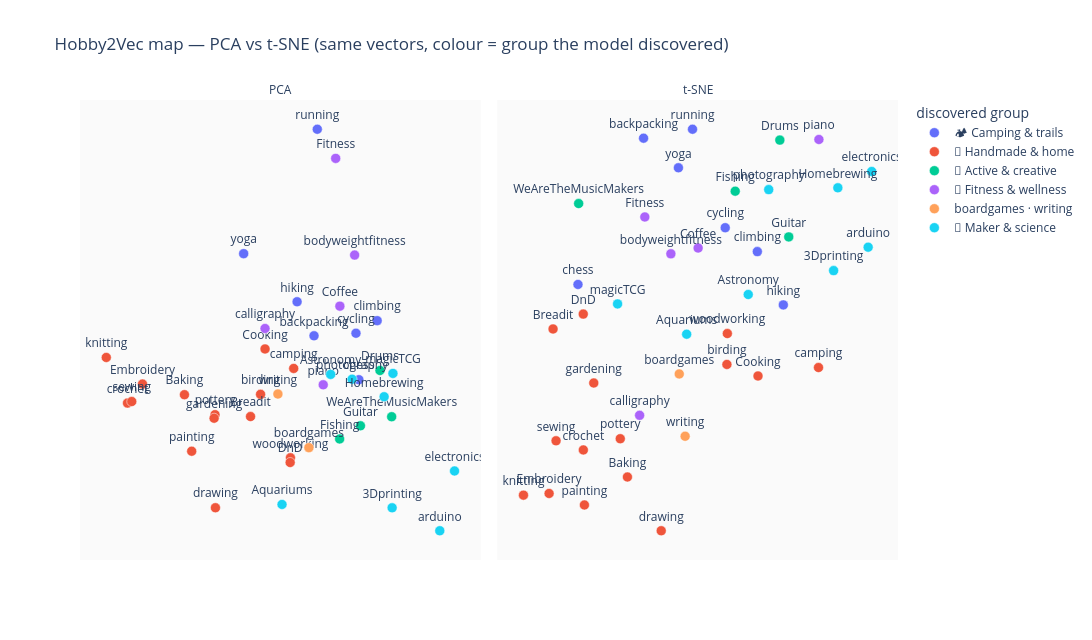

Notebook cell for this chart:
### Markdown cell above
## 6. The artifact: an interactive map of hobbies — PCA vs t-SNE

Same vectors, same colours (the groups KMeans discovered), **two projections side by side** so
you can compare them yourself:

- **PCA** (left) — linear, keeps *global* distances; stable with few points.
- **t-SNE** (right) — non-linear, optimises *local* neighbourhoods; superb on big data but
  jittery on only ~40 points, so look-alikes can drift apart.

Each point is a hobby, colour = the "persona" the model found. Saved as standalone interactive HTML.

### Code cell
import pandas as pd
import plotly.express as px
from sklearn.decomposition import PCA
from sklearn.manifold import TSNE
from sklearn.cluster import KMeans

X  = np.array([hobby2vec.wv[s] for s in vocab])
Xn = X / np.linalg.norm(X, axis=1, keepdims=True)        # unit vectors -> cosine-style clustering

# let the model's own vectors define the groups (no hand labels)
K  = 6
km = KMeans(n_clusters=K, n_init=10, random_state=0).fit(Xn)

def typical(c):
    "the two hobbies closest to a cluster's centre - its most representative members"
    members = [i for i in range(len(vocab)) if km.labels_[i] == c]
    members.sort(key=lambda i: float(Xn[i] @ km.cluster_centers_[c]), reverse=True)
    return [vocab[i] for i in members[:2]]

# human-readable label per cluster, anchored to a hobby unique to that cluster
# (anchor-based so the labels survive small changes to the data / K)
ANCHORS = [
    ("Fitness",     "💪 Fitness & wellness"),
    ("backpacking", "🏕 Camping & trails"),
    ("3Dprinting",  "🔧 Maker & science"),
    ("magicTCG",    "🎲 Tabletop & geek-craft"),
    ("knitting",    "🧶 Handmade & home"),
    ("Guitar",      "🎸 Active & creative"),
]

def human_label(c):
    members = {vocab[i] for i in range(len(vocab)) if km.labels_[i] == c}
    for anchor, label in ANCHORS:
        if anchor in members:
            return label
    return " · ".join(typical(c))          # fallback: auto-name from the 2 central hobbies

label_of   = {c: human_label(c) for c in range(K)}
typical_of = {c: " · ".join(typical(c)) for c in range(K)}
group      = [label_of[c] for c in km.labels_]
typ        = [typical_of[c] for c in km.labels_]

print("discovered groups (human label  <-  most typical hobbies):")
for c in range(K):
    print(f"  {label_of[c]:24s} <- {typical_of[c]:22s}: {[vocab[i] for i in range(len(vocab)) if km.labels_[i] == c]}")

# two projections of the SAME vectors, coloured by the SAME discovered groups
pca_xy  = PCA(n_components=2, random_state=0).fit_transform(X)
tsne_xy = TSNE(n_components=2, perplexity=8, init="pca",
               learning_rate="auto", random_state=0).fit_transform(X)

rows = []
for method, xy in [("PCA", pca_xy), ("t-SNE", tsne_xy)]:
    for i, s in enumerate(vocab):
        rows.append({"method": method, "x": float(xy[i, 0]), "y": float(xy[i, 1]),
                     "hobby": s, "group": group[i], "typical": typ[i]})
dfmap = pd.DataFrame(rows)

fig = px.scatter(dfmap, x="x", y="y", color="group", text="hobby", facet_col="method",
                 title="Hobby2Vec map — PCA vs t-SNE (same vectors, colour = group the model discovered)",
                 hover_name="hobby",
                 hover_data={"x": False, "y": False, "group": True, "typical": True})
fig.update_traces(textposition="top center", marker=dict(size=10, line=dict(width=0.5, color="white")))
fig.for_each_annotation(lambda a: a.update(text=a.text.split("=")[-1]))   # "method=PCA" -> "PCA"
fig.update_layout(width=1200, height=640, legend_title_text="discovered group", plot_bgcolor="#fafafa")
fig.update_xaxes(matches=None, visible=False)
fig.update_yaxes(matches=None, visible=False)
fig.write_html("outputs/hobby_map.html")
print("\nsaved -> outputs/hobby_map.html  (PCA vs t-SNE side by side)")
fig.show()

### Figure 1 — Plotly figure (JSON) as saved in the notebook; plotly's stock layout.template omitted (floating-point values rounded to 4 significant figures)
{"data": [{"customdata": [["🏕 Camping & trails", "climbing · yoga"], ["🏕 Camping & trails", "climbing · yoga"], ["🏕 Camping & trails", "climbing · yoga"], ["🏕 Camping & trails", "climbing · yoga"], ["🏕 Camping & trails", "climbing · yoga"], ["🏕 Camping & trails", "climbing · yoga"], ["🏕 Camping & trails", "climbing · yoga"]], "hovertemplate": "<b>%{hovertext}</b><br><br>group=%{customdata[0]}<br>method=PCA<br>hobby=%{text}<br>typical=%{customdata[1]}<extra></extra>", "hovertext": ["hiking", "backpacking", "climbing", "running", "cycling", "yoga", "chess"], "legendgroup": "🏕 Camping & trails", "marker": {"color": "#636efa", "line": {"color": "white", "width": 0.5}, "size": 10, "symbol": "circle"}, "mode": "markers+text", "name": "🏕 Camping & trails", "orientation": "v", "showlegend": true, "text": ["hiking", "backpacking", "climbing", "running", "cycling", "yoga", "chess"], "textposition": "top center", "type": "scatter", "x": [0.007737, 0.1752, 0.7995, 0.2075, 0.5901, -0.5206, 0.6189], "xaxis": "x", "y": [0.6178, 0.3585, 0.4738, 1.931, 0.3781, 0.9839, 0.02433], "yaxis": "y"}, {"customdata": [["🏕 Camping & trails", "climbing · yoga"], ["🏕 Camping & trails", "climbing · yoga"], ["🏕 Camping & trails", "climbing · yoga"], ["🏕 Camping & trails", "climbing · yoga"], ["🏕 Camping & trails", "climbing · yoga"], ["🏕 Camping & trails", "climbing · yoga"], ["🏕 Camping & trails", "climbing · yoga"]], "hovertemplate": "<b>%{hovertext}</b><br><br>group=%{customdata[0]}<br>method=t-SNE<br>hobby=%{text}<br>typical=%{customdata[1]}<extra></extra>", "hovertext": ["hiking", "backpacking", "climbing", "running", "cycling", "yoga", "chess"], "legendgroup": "🏕 Camping & trails", "marker": {"color": "#636efa", "line": {"color": "white", "width": 0.5}, "size": 10, "symbol": "circle"}, "mode": "markers+text", "name": "🏕 Camping & trails", "orientation": "v", "showlegend": false, "text": ["hiking", "backpacking", "climbing", "running", "cycling", "yoga", "chess"], "textposition": "top center", "type": "scatter", "x": [18.88, -7.312, 14.01, 1.864, 7.993, -0.7789, -19.6], "xaxis": "x2", "y": [4.704, 29.95, 12.77, 31.3, 16.39, 25.47, 7.8], "yaxis": "y2"}, {"customdata": [["🧶 Handmade & home", "crochet · sewing"], ["🧶 Handmade & home", "crochet · sewing"], ["🧶 Handmade & home", "crochet · sewing"], ["🧶 Handmade & home", "crochet · sewing"], ["🧶 Handmade & home", "crochet · sewing"], ["🧶 Handmade & home", "crochet · sewing"], ["🧶 Handmade & home", "crochet · sewing"], ["🧶 Handmade & home", "crochet · sewing"], ["🧶 Handmade & home", "crochet · sewing"], ["🧶 Handmade & home", "crochet · sewing"], ["🧶 Handmade & home", "crochet · sewing"], ["🧶 Handmade & home", "crochet · sewing"], ["🧶 Handmade & home", "crochet · sewing"], ["🧶 Handmade & home", "crochet · sewing"], ["🧶 Handmade & home", "crochet · sewing"]], "hovertemplate": "<b>%{hovertext}</b><br><br>group=%{customdata[0]}<br>method=PCA<br>hobby=%{text}<br>typical=%{customdata[1]}<extra></extra>", "hovertext": ["camping", "birding", "knitting", "crochet", "sewing", "woodworking", "pottery", "Embroidery", "DnD", "drawing", "painting", "Cooking", "Baking", "Breadit", "gardening"], "legendgroup": "🧶 Handmade & home", "marker": {"color": "#EF553B", "line": {"color": "white", "width": 0.5}, "size": 10, "symbol": "circle"}, "mode": "markers+text", "name": "🧶 Handmade & home", "orientation": "v", "showlegend": true, "text": ["camping", "birding", "knitting", "crochet", "sewing", "woodworking", "pottery", "Embroidery", "DnD", "drawing", "painting", "Cooking", "Baking", "Breadit", "gardening"], "textposition": "top center", "type": "scatter", "x": [-0.02586, -0.3534, -1.879, -1.669, -1.627, -0.05796, -0.804, -1.521, -0.06072, -0.7999, -1.035, -0.3092, -1.106, -0.4527, -0.8129], "xaxis": "x", "y": [0.1103, -0.08699, 0.1937, -0.1537, -0.1417, -0.5696, -0.2418, -0.008908, -0.6057, -0.95, -0.5199, 0.2584, -0.08955, -0.2561, -0.2686], "yaxis": "y"}, {"customdata": [["🧶 Handmade & home", "crochet · sewing"], ["🧶 Handmade & home", "crochet · sewing"], ["🧶 Handmade & home", "crochet · sewing"], ["🧶 Handmade & home", "crochet · sewing"], ["🧶 Handmade & home", "crochet · sewing"], ["🧶 Handmade & home", "crochet · sewing"], ["🧶 Handmade & home", "crochet · sewing"], ["🧶 Handmade & home", "crochet · sewing"], ["🧶 Handmade & home", "crochet · sewing"], ["🧶 Handmade & home", "crochet · sewing"], ["🧶 Handmade & home", "crochet · sewing"], ["🧶 Handmade & home", "crochet · sewing"], ["🧶 Handmade & home", "crochet · sewing"], ["🧶 Handmade & home", "crochet · sewing"], ["🧶 Handmade & home", "crochet · sewing"]], "hovertemplate": "<b>%{hovertext}</b><br><br>group=%{customdata[0]}<br>method=t-SNE<br>hobby=%{text}<br>typical=%{customdata[1]}<extra></extra>", "hovertext": ["camping", "birding", "knitting", "crochet", "sewing", "woodworking", "pottery", "Embroidery", "DnD", "drawing", "painting", "Cooking", "Baking", "Breadit", "gardening"], "legendgroup": "🧶 Handmade & home", "marker": {"color": "#EF553B", "line": {"color": "white", "width": 0.5}, "size": 10, "symbol": "circle"}, "mode": "markers+text", "name": "🧶 Handmade & home", "orientation": "v", "showlegend": false, "text": ["camping", "birding", "knitting", "crochet", "sewing", "woodworking", "pottery", "Embroidery", "DnD", "drawing", "painting", "Cooking", "Baking", "Breadit", "gardening"], "textposition": "top center", "type": "scatter", "x": [25.48, 8.308, -29.82, -18.6, -23.71, 8.39, -11.68, -25.02, -18.62, -4.002, -18.4, 14.14, -10.34, -24.28, -16.64], "xaxis": "x2", "y": [-4.784, -4.313, -24.11, -17.26, -15.88, 0.3598, -15.56, -23.85, 3.31, -29.5, -25.59, -6.062, -21.36, 1.057, -7.124], "yaxis": "y2"}, {"customdata": [["🎸 Active & creative", "Guitar · WeAreTheMusicMakers"], ["🎸 Active & creative", "Guitar · WeAreTheMusicMakers"], ["🎸 Active & creative", "Guitar · WeAreTheMusicMakers"], ["🎸 Active & creative", "Guitar · WeAreTheMusicMakers"]], "hovertemplate": "<b>%{hovertext}</b><br><br>group=%{customdata[0]}<br>method=PCA<br>hobby=%{text}<br>typical=%{customdata[1]}<extra></extra>", "hovertext": ["Fishing", "Guitar", "Drums", "WeAreTheMusicMakers"], "legendgroup": "🎸 Active & creative", "marker": {"color": "#00cc96", "line": {"color": "white", "width": 0.5}, "size": 10, "symbol": "circle"}, "mode": "markers+text", "name": "🎸 Active & creative", "orientation": "v", "showlegend": true, "text": ["Fishing", "Guitar", "Drums", "WeAreTheMusicMakers"], "textposition": "top center", "type": "scatter", "x": [0.4286, 0.6344, 0.8274, 0.9431], "xaxis": "x", "y": [-0.4264, -0.3264, 0.09458, -0.2573], "yaxis": "y"}, {"customdata": [["🎸 Active & creative", "Guitar · WeAreTheMusicMakers"], ["🎸 Active & creative", "Guitar · WeAreTheMusicMakers"], ["🎸 Active & creative", "Guitar · WeAreTheMusicMakers"], ["🎸 Active & creative", "Guitar · WeAreTheMusicMakers"]], "hovertemplate": "<b>%{hovertext}</b><br><br>group=%{customdata[0]}<br>method=t-SNE<br>hobby=%{text}<br>typical=%{customdata[1]}<extra></extra>", "hovertext": ["Fishing", "Guitar", "Drums", "WeAreTheMusicMakers"], "legendgroup": "🎸 Active & creative", "marker": {"color": "#00cc96", "line": {"color": "white", "width": 0.5}, "size": 10, "symbol": "circle"}, "mode": "markers+text", "name": "🎸 Active & creative", "orientation": "v", "showlegend": false, "text": ["Fishing", "Guitar", "Drums", "WeAreTheMusicMakers"], "textposition": "top center", "type": "scatter", "x": [9.865, 19.9, 18.23, -19.48], "xaxis": "x2", "y": [21.92, 15.0, 29.66, 20.05], "yaxis": "y2"}, {"customdata": [["💪 Fitness & wellness", "Coffee · Fitness"], ["💪 Fitness & wellness", "Coffee · Fitness"], ["💪 Fitness & wellness", "Coffee · Fitness"], ["💪 Fitness & wellness", "Coffee · Fitness"], ["💪 Fitness & wellness", "Coffee · Fitness"]], "hovertemplate": "<b>%{hovertext}</b><br><br>group=%{customdata[0]}<br>method=PCA<br>hobby=%{text}<br>typical=%{customdata[1]}<extra></extra>", "hovertext": ["Fitness", "bodyweightfitness", "piano", "calligraphy", "Coffee"], "legendgroup": "💪 Fitness & wellness", "marker": {"color": "#ab63fa", "line": {"color": "white", "width": 0.5}, "size": 10, "symbol": "circle"}, "mode": "markers+text", "name": "💪 Fitness & wellness", "orientation": "v", "showlegend": true, "text": ["Fitness", "bodyweightfitness", "piano", "calligraphy", "Coffee"], "textposition": "top center", "type": "scatter", "x": [0.3896, 0.5769, 0.2662, -0.3095, 0.4311], "xaxis": "x", "y": [1.709, 0.9729, -0.01437, 0.4142, 0.5844], "yaxis": "y"}, {"customdata": [["💪 Fitness & wellness", "Coffee · Fitness"], ["💪 Fitness & wellness", "Coffee · Fitness"], ["💪 Fitness & wellness", "Coffee · Fitness"], ["💪 Fitness & wellness", "Coffee · Fitness"], ["💪 Fitness & wellness", "Coffee · Fitness"]], "hovertemplate": "<b>%{hovertext}</b><br><br>group=%{customdata[0]}<br>method=t-SNE<br>hobby=%{text}<br>typical=%{customdata[1]}<extra></extra>", "hovertext": ["Fitness", "bodyweightfitness", "piano", "calligraphy", "Coffee"], "legendgroup": "💪 Fitness & wellness", "marker": {"color": "#ab63fa", "line": {"color": "white", "width": 0.5}, "size": 10, "symbol": "circle"}, "mode": "markers+text", "name": "💪 Fitness & wellness", "orientation": "v", "showlegend": false, "text": ["Fitness", "bodyweightfitness", "piano", "calligraphy", "Coffee"], "textposition": "top center", "type": "scatter", "x": [-7.075, -2.191, 25.55, -8.051, 2.913], "xaxis": "x2", "y": [18.02, 12.44, 29.75, -12.02, 13.31], "yaxis": "y2"}, {"customdata": [["boardgames · writing", "boardgames · writing"], ["boardgames · writing", "boardgames · writing"]], "hovertemplate": "<b>%{hovertext}</b><br><br>group=%{customdata[0]}<br>method=PCA<br>hobby=%{text}<br>typical=%{customdata[1]}<extra></extra>", "hovertext": ["boardgames", "writing"], "legendgroup": "boardgames · writing", "marker": {"color": "#FFA15A", "line": {"color": "white", "width": 0.5}, "size": 10, "symbol": "circle"}, "mode": "markers+text", "name": "boardgames · writing", "orientation": "v", "showlegend": true, "text": ["boardgames", "writing"], "textposition": "top center", "type": "scatter", "x": [0.1246, -0.1819], "xaxis": "x", "y": [-0.4926, -0.08475], "yaxis": "y"}, {"customdata": [["boardgames · writing", "boardgames · writing"], ["boardgames · writing", "boardgames · writing"]], "hovertemplate": "<b>%{hovertext}</b><br><br>group=%{customdata[0]}<br>method=t-SNE<br>hobby=%{text}<br>typical=%{customdata[1]}<extra></extra>", "hovertext": ["boardgames", "writing"], "legendgroup": "boardgames · writing", "marker": {"color": "#FFA15A", "line": {"color": "white", "width": 0.5}, "size": 10, "symbol": "circle"}, "mode": "markers+text", "name": "boardgames · writing", "orientation": "v", "showlegend": false, "text": ["boardgames", "writing"], "textposition": "top center", "type": "scatter", "x": [-0.6235, 0.4819], "xaxis": "x2", "y": [-5.753, -15.19], "yaxis": "y2"}, {"customdata": [["🔧 Maker & science", "arduino · 3Dprinting"], ["🔧 Maker & science", "arduino · 3Dprinting"], ["🔧 Maker & science", "arduino · 3Dprinting"], ["🔧 Maker & science", "arduino · 3Dprinting"], ["🔧 Maker & science", "arduino · 3Dprinting"], ["🔧 Maker & science", "arduino · 3Dprinting"], ["🔧 Maker & science", "arduino · 3Dprinting"], ["🔧 Maker & science", "arduino · 3Dprinting"]], "hovertemplate": "<b>%{hovertext}</b><br><br>group=%{customdata[0]}<br>method=PCA<br>hobby=%{text}<br>typical=%{customdata[1]}<extra></extra>", "hovertext": ["magicTCG", "photography", "Homebrewing", "3Dprinting", "arduino", "electronics", "Aquariums", "Astronomy"], "legendgroup": "🔧 Maker & science", "marker": {"color": "#19d3f3", "line": {"color": "white", "width": 0.5}, "size": 10, "symbol": "circle"}, "mode": "markers+text", "name": "🔧 Maker & science", "orientation": "v", "showlegend": true, "text": ["magicTCG", "photography", "Homebrewing", "3Dprinting", "arduino", "electronics", "Aquariums", "Astronomy"], "textposition": "top center", "type": "scatter", "x": [0.9557, 0.5519, 0.8685, 0.9477, 1.419, 1.565, -0.1413, 0.3397], "xaxis": "x", "y": [0.07239, 0.02846, -0.1053, -0.9505, -1.125, -0.6701, -0.9248, 0.06485], "yaxis": "y"}, {"customdata": [["🔧 Maker & science", "arduino · 3Dprinting"], ["🔧 Maker & science", "arduino · 3Dprinting"], ["🔧 Maker & science", "arduino · 3Dprinting"], ["🔧 Maker & science", "arduino · 3Dprinting"], ["🔧 Maker & science", "arduino · 3Dprinting"], ["🔧 Maker & science", "arduino · 3Dprinting"], ["🔧 Maker & science", "arduino · 3Dprinting"], ["🔧 Maker & science", "arduino · 3Dprinting"]], "hovertemplate": "<b>%{hovertext}</b><br><br>group=%{customdata[0]}<br>method=t-SNE<br>hobby=%{text}<br>typical=%{customdata[1]}<extra></extra>", "hovertext": ["magicTCG", "photography", "Homebrewing", "3Dprinting", "arduino", "electronics", "Aquariums", "Astronomy"], "legendgroup": "🔧 Maker & science", "marker": {"color": "#19d3f3", "line": {"color": "white", "width": 0.5}, "size": 10, "symbol": "circle"}, "mode": "markers+text", "name": "🔧 Maker & science", "orientation": "v", "showlegend": false, "text": ["magicTCG", "photography", "Homebrewing", "3Dprinting", "arduino", "electronics", "Aquariums", "Astronomy"], "textposition": "top center", "type": "scatter", "x": [-12.18, 16.15, 29.1, 28.31, 34.78, 35.45, 0.7682, 12.31], "xaxis": "x2", "y": [4.855, 22.16, 22.43, 9.896, 13.44, 24.9, 0.2617, 6.275], "yaxis": "y2"}], "layout": {"annotations": [{"font": {}, "showarrow": false, "text": "PCA", "x": 0.245, "xanchor": "center", "xref": "paper", "y": 1.0, "yanchor": "bottom", "yref": "paper"}, {"font": {}, "showarrow": false, "text": "t-SNE", "x": 0.755, "xanchor": "center", "xref": "paper", "y": 1.0, "yanchor": "bottom", "yref": "paper"}], "height": 640, "legend": {"title": {"text": "discovered group"}, "tracegroupgap": 0}, "plot_bgcolor": "#fafafa", "title": {"text": "Hobby2Vec map — PCA vs t-SNE (same vectors, colour = group the model discovered)"}, "width": 1200, "xaxis": {"anchor": "y", "domain": [0.0, 0.49], "title": {"text": "x"}, "visible": false}, "xaxis2": {"anchor": "y2", "domain": [0.51, 1.0], "title": {"text": "x"}, "visible": false}, "yaxis": {"anchor": "x", "domain": [0.0, 1.0], "title": {"text": "y"}, "visible": false}, "yaxis2": {"anchor": "x2", "domain": [0.0, 1.0], "showticklabels": false, "visible": false}}}
